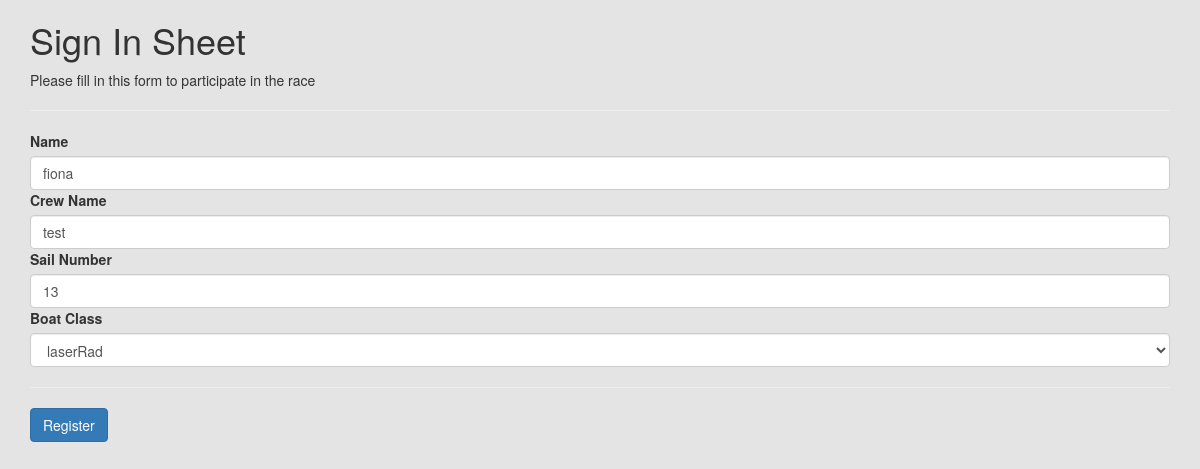
Before: /editentry/4 with the older database file.
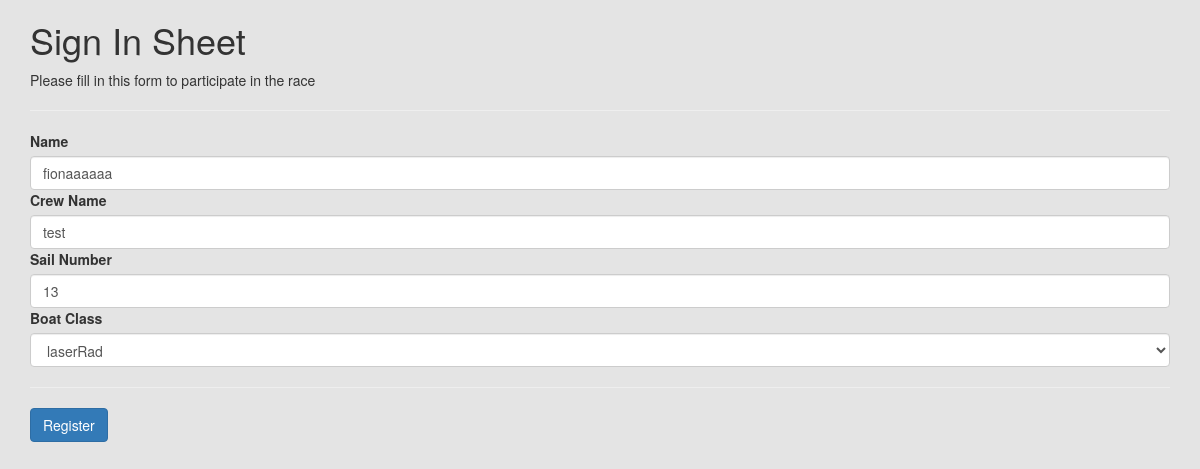
After: the same page with the newer database file.
### tables this page shows
CREATE TABLE "Racers" (
	"ID"	INTEGER,
	"name"	TEXT,
	"Crew"	name,
	"Sail"	Number,
	"Boat"	class,
	"Data"	TEXT NOT NULL,
	PRIMARY KEY("ID" AUTOINCREMENT)
);

### main.py (the view)
@app.route('/editentry/<id>')
def editentry(id):
    conn = sqlite3.connect(dbPath)
    c = conn.cursor()
    c.execute("SELECT * FROM Racers WHERE ID=?",(id))
    entry = c.fetchone()
    return render_template('entryEdit.html',boat =boats(),id=entry[0], name=entry[1], cName=entry[2], sailNo=entry[3], currentBoat=entry[4])

### function.py (called while the page is built)
def boats():
    boatList = []
    conn = sqlite3.connect(dbPath)
    c = conn.cursor()
    c.execute("SELECT Class,PY FROM pylist")
    rawboatList = c.fetchall()
    for items in rawboatList:
        boatList.append(items[0])
    return boatList

### templates/entryEdit.html (shortened to what this page needs)
<!DOCTYPE html>
<html>
<head>
    <link rel="stylesheet" href="https://maxcdn.bootstrapcdn.com/bootstrap/3.4.1/css/bootstrap.min.css">
    <link rel="stylesheet" href="static/RaceHome.css">
</head>
<body>
    <form action="http://ec2-35-178-146-200.eu-west-2.compute.amazonaws.com/editentry/{{id}}" method="post">
        <div class="form-group container">
            <h1>Sign In Sheet</h1>
            <p>Please fill in this form to participate in the race</p>
            <hr>
            <label for="name"><b>Name</b></label>
            <input class="form-control" type="text" placeholder="Enter Full Name" name="name" id="name" value="{{name}}" required>
            <label for="Cname"><b>Crew Name</b></label>
            <input class="form-control" type="text" placeholder="Enter Full Name" name="Cname" id="Cname" value="{{cName}}">
            <label for="sailNum"><b>Sail Number</b></label>
            <input class="form-control" type="number" placeholder="Enter Sail Number" name="sailNum" id="sailNum" value="{{sailNo}}" required>
            <label for="class"><b>Boat Class</b></label>
            <select class="form-control" id="class" name="class">
                {% for class in boat %}
                    {% if class==currentBoat %}
                        <option value={{class}} selected>{{class}}</option>
                    {%else%}
                        <option value={{class}}>{{class}}</option>
                    {%endif%}
                {% endfor %}
            </select>
            <hr>
            <button type="submit" class="btn btn-primary">Register</button>
        </div>
    </form>
</body>
</html>

Changed rows visible on the page:
changed Racers "test": name "fiona" → "fionaaaaaa"
